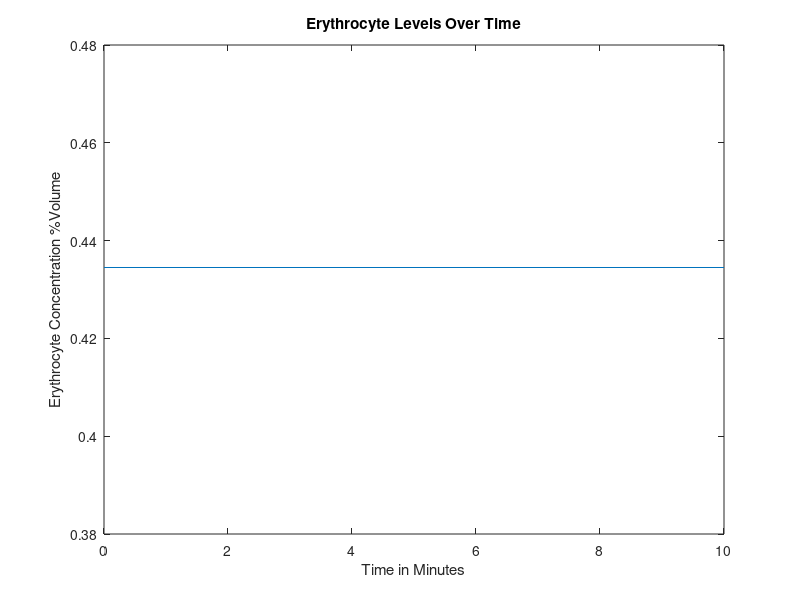
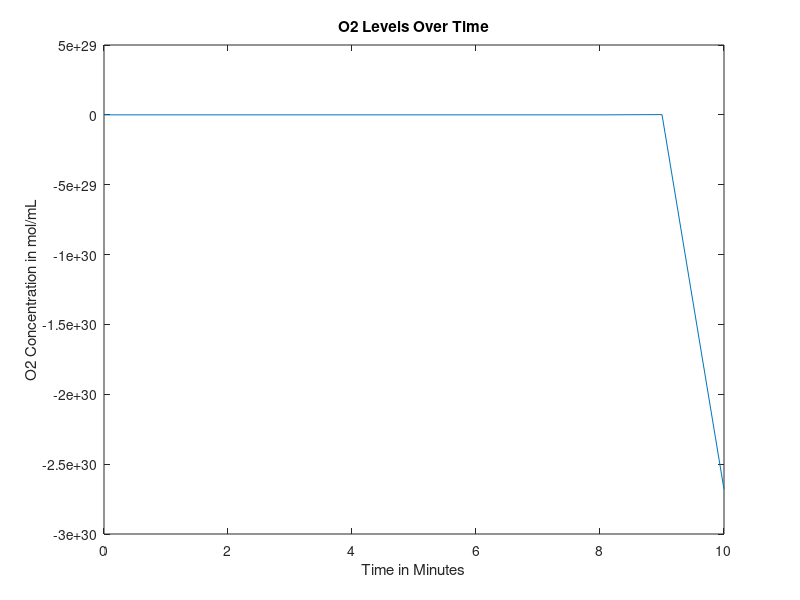
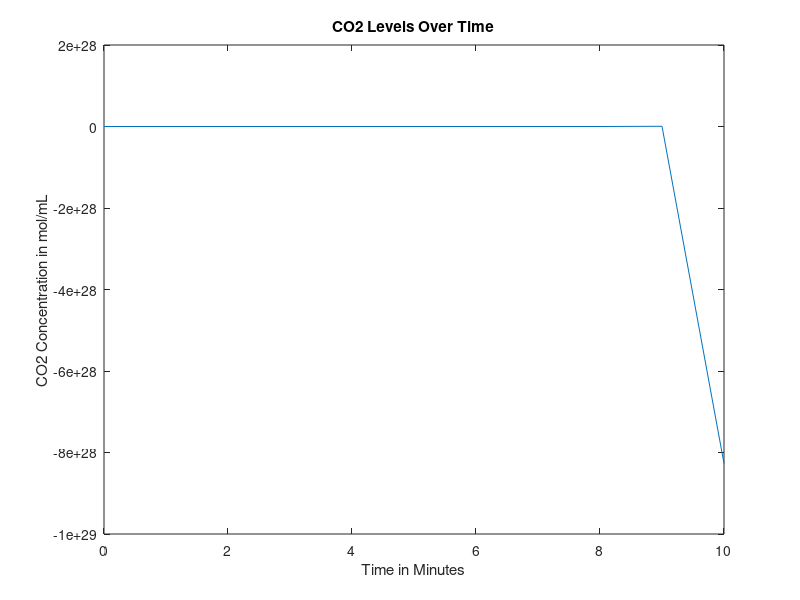
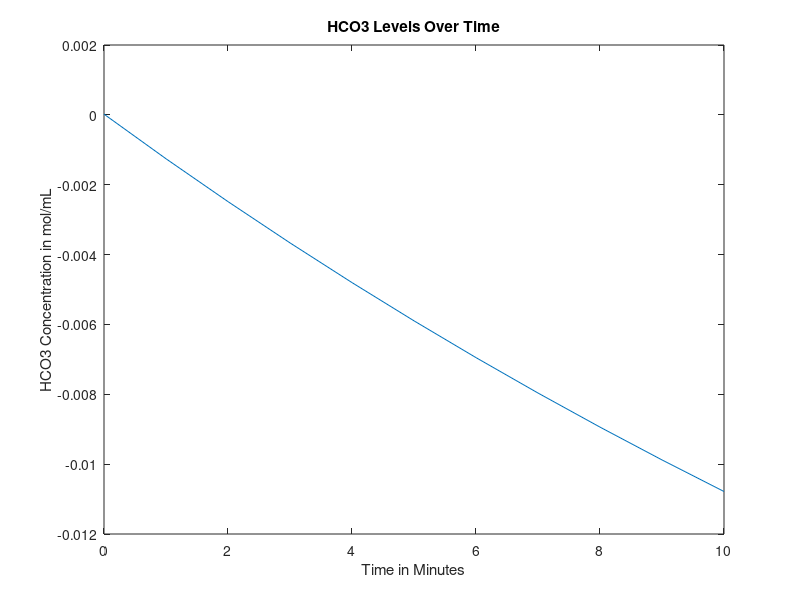

Reproduce these figures in MATLAB, in order.
function mainfunction()

age = 30; %Age in years
gender = 0; %Gender, 0=male, 1=female
mass = 70; %Weight in kg
anemia = 0; %Is the patient anemic? 1 if yes, 0 if no

RQ=0.825;%reaction quotients for the general body and 
RQheart=0.7;

    if (40>=age)&&(age>0) %if/else statement that sets heart rate based on age, in bpm
        heartrate = 60;  
    else
        heartrate=70;
    end

    
%Intake of various nutrients
carbs=130;
calciumintake=1000;
sodiumintake=500;

if gender==1
    ironintake=18;
else
    ironintake=8;
end

bloodweight=0.07*mass; %sets mass of blood in the body based on percentage composition of blood and bodyweight


SV=mass/10; %stroke volume, blood pumped out of heart per beat in mL

bloodflow0 = SV*heartrate; %blood flow out of heart per minute

% cvector = concentration vector, [cE, cNa, cCa, cIron, cGlucose, cO2,
% cCO2, cHCO3], where c = "concentration of", and the letters are our
% components


    if gender == 0 %if loop sets volume percentage of red blood cells based on gender
   cE = 0.4345;
    elseif gender == 1
   cE = 0.402;  
    end
 
%set concentration of O2 and CO2 in mol/mL at BTP in venous blood
cO2 = 0.00000569745;
cCO2 = 0.0000235;
%concentration of bicarbonate in venous blood, in mol/L
cHCO3 = 0.00002033;
%concnetartion of glucose in mol/mL
cGlucose = 0.0000055;
%Na concentration in mol/mL
cNa = 0.000137;
%Concentration of Ca in mol/mL
cCa = 0.00000118;
%Concentration of iron in mol/mL
cIron = 0.00012592;

cvector0 = [cE cO2 cCO2 cHCO3 cGlucose cNa cCa cIron]; %concentration in the blood, in moles? mL/mL of blood

cEtrack=[cvector0(1)];
cO2track=[cvector0(2)];
cCO2track=[cvector0(3)];
cHCO3track=[cvector0(4)];
cGlucosetrack=[cvector0(5)];
cNatrack=[cvector0(6)];
cCatrack=[cvector0(7)];
cIrontrack=[cvector0(8)];

for loop=1:10
%Run initial venous blood through the heart
[bloodflow, cvector] = lungs(bloodflow0, cvector0);
%Run blood from lungs to the heart
[bloodflow, cvector] = heart(bloodflow, cvector, mass);
%These three values are the blood flows that go from the heart to each
%organ





if (18<=age) && (age<50)
   LW=452+16.34*mass+11.85*age-166*gender;
else
   LW=1390+15.94*mass-12.86*age;
end

%Volumetric flow rate in and out of liver (mL/min)
%Vi=Vj=V=100mL/min per 100g liver
%Blood flow distribution will change during iron deficiency anemia but we
%don't have a function modeling this yet
V=LW;






BFbraini=0.15*bloodflow;
BFliveri=V;
BFotherbloodi=bloodflow-BFbraini-BFliveri;
%Process each of these three blood flows in their respective organs
[BFbrainj, cvectorbrainj] = brain(BFbraini, cvector, mass);
[BFliverj, cvectorliverj] = liver(BFliveri,cvector,gender,mass,LW);
[BFotherbloodj, cvectorotherbloodj] = otherblood(BFotherbloodi, cvector, carbs, calciumintake, sodiumintake, ironintake); 
%Redirect blood from liver to other blood and mix the two
Mvectorotherbloodj=(cvectorotherbloodj*BFotherbloodj)+(cvectorliverj*BFliverj);
%Add the blood flow from other blood and liver to get new blood volume
BFotherbloodj=BFotherbloodj+BFliverj;
%Do a weighted average to get a new cvector
cvectorotherbloodj=Mvectorotherbloodj/BFotherbloodj;
%Send 25% of the blood flow to the kidneys
BFkidneyi=0.25*(BFbrainj+BFotherbloodj);
%Subtract blood sent to kidneys from other blood 
BFotherbloodj=BFotherbloodj-BFkidneyi;
%Have the kidneys process the blood they receive
[BFkidneyj, cvectorkidneyj] = kidney(BFkidneyi, cvectorotherbloodj,RQ);
%Send blood processed in kidneys back to other blood, pool with brain, create Mvector
Mvectorotherblood=(BFotherbloodj*cvectorotherbloodj)+(BFkidneyj*cvectorkidneyj)+(BFbrainj*cvectorbrainj);
%Reset the bloodflow back into the lungs to the blood flow we just computed
bloodflow0=BFotherbloodj+BFkidneyj+BFbrainj;
%Recompute cvector0 by dividing Mvectorotherblood by bloodflow0
cvector0=Mvectorotherblood/bloodflow0;

cEtrack=[cEtrack cvector0(1)];
cO2track=[cO2track cvector0(2)];
cCO2track=[cCO2track cvector0(3)];
cHCO3track=[cHCO3track cvector0(4)];
cGlucosetrack=[cGlucosetrack cvector0(5)];
cNatrack=[cNatrack cvector0(6)];
cCatrack=[cCatrack cvector0(7)];
cIrontrack=[cIrontrack cvector0(8)];

end

figure
plot(0:loop(end),cEtrack)
title('Erythrocyte Levels Over Time')
xlabel('Time in Minutes')
ylabel('Erythrocyte Concentration %Volume')

figure 
plot(0:loop(end),cO2track)
title('O2 Levels Over Time')
xlabel('Time in Minutes')
ylabel('O2 Concentration in mol/mL')

figure 
plot(0:loop(end),cCO2track)
title('CO2 Levels Over Time')
xlabel('Time in Minutes')
ylabel('CO2 Concentration in mol/mL')

figure 
plot(0:loop(end),cHCO3track)
title('HCO3 Levels Over Time')
xlabel('Time in Minutes')
ylabel('HCO3 Concentration in mol/mL')

figure 
plot(0:loop(end),cGlucosetrack)
title('Glucose Levels Over Time')
xlabel('Time in Minutes')
ylabel('Glucose Concentration in mol/mL')

figure
plot(0:loop(end),cNatrack)
title('Na Levels Over Time')
xlabel('Time in Minutes')
ylabel('Na Concentration in mol/mL')

figure
plot(0:loop(end),cCatrack)
title('Ca Levels Over Time')
xlabel('Time in Minutes')
ylabel('Ca Concentration in mol/mL')

figure
plot(0:loop(end),cIrontrack)
title('Iron Levels Over Time')
xlabel('Time in Minutes')
ylabel('Iron Concentration in mol/mL')





end




function [bloodout, Cout] = lungs(vblood, Cvector)
    % This function finds the output terms for each component coming out of
    % the lungs.
    % Input: W = weight;
    %        Cvector - vector containing initial concentrations of each component
    %        entering heart
    % Output: Cout - vector containing final concentrations of each
    %         component leaving heart
    
    % Finding volumetric flow rate of blood (volumetric flow rate of blood
    % in = out)
%     mblood = 0.07*W; %in kg
%     pblood = 1.06; %in kg/L %this value is dependent on other factors - can we use it? should we use 1?
%     vblood = mblood/pblood; %in L/min
    
    Cout = [];
    % Finding volumetric flow rate out of oxygen
    CiO2 = 0.05; %5mL/100mL %this should be dependent on hemoglobin - find more on this later
    vO2i = vblood*(Cvector(2)+CiO2); %O2 in, L/min
    vO2cons = 0.0053; %O2 consumed (should depend on hemoglobin, other things), L/min
    vO2j = vO2i - vO2cons; %O2 out, L/min
    Cout(2) = vO2j/vblood;
    
    % Finding volumetric flow rate out of carbon dioxide
    vCO2i = vblood*Cvector(3);
    vCO2cons = vblood*(2/1000000);
    %CjCO2 = 0.48; %48 mL/100 mL, should be dependent on hemoglobin, oxygen, things like that
    vCO2j = vCO2i - vCO2cons; %CO2 out, L/min
    Cout(3) = vCO2j/vblood;
    
    % Finding volumetric flow rate out of bicarbonate
    rHCO3CO2 = Cvector(4)/Cvector(3); %ratio of bicarbonate to carbon dioxide in blood leaving lungs
    vHCO3j = rHCO3CO2*vCO2j; %HCO3 out, L/min
    Cout(4) = vHCO3j/vblood;
    
    % Finding volumetric flow rate out of calcium
    Cout(7) = Cvector(7); %calcium out, L/min
    
    % Finding volumetric flow rate out of iron
     Cerythrocytes = 0.45; %45 mL/100 mL, this concentration changes depending on hemoglobin, but we need...
%                           %to figure out this relationship
     Chemoglobin = 0.335; %g/mL, this concentration also changes, but maybe only depending on demographics
%                          %and anemia
     Mhemoglobin = 65000; %g/mol
%     MFe = 55.845; %g/mol
%     CFe = (MFe*Chemoglobin*Cerythrocytes)/Mhemoglobin;
%     vFej = vblood*CFe; %iron out, L/min

    Cout(8) = Cvector(8); %iron concentration doesn't change in lungs?
    % Finding volumetric flow rate out of sodium
    Cout(6) = Cvector(6); %sodium out, L/min
    
    % Finding volumetric flow rate out of erythrocytes
    %vErythrocytesj = vblood*Cerythrocytes; %erythrocytes out, L/min, once again this concentration changes
    Cout(1) = Cvector(1);
    
    % Finding volumetric flow rate out of glucose
    Chemoglobinblood = Chemoglobin*Cerythrocytes; %concentration of hemoglobin in blood, g/mL
    Chemoglobinbloodmol = Chemoglobinblood/Mhemoglobin; %concentration of hemoglobin in blood, mol/mL
    CO2bloodmol = 4*Chemoglobinbloodmol; %concentration of oxygen in blood dependent on this value of...
                                         %hemoglobin, mol/mL
    nO2cons = CO2bloodmol*vblood*1000; %molar flow rate of oxygen consumed, mol/min - can we somehow...
                                       %convert this into mL/min to get a
                                       %more accurate value of oxygen
                                       %consumed in the oxygen accounting
                                       %equation?
    nglucosecons = 6*nO2cons; %molar flow rate of glucose consumed, mol/min
    Mglucose = 180.18; %g/mol
    mglucosecons = nglucosecons*Mglucose; %g/min
    pglucose = 1560; %g/L, is this what other people are using?
    vglucosecons = mglucosecons/pglucose; %L/min
    vGlucosei = Cvector(5)*vblood;
    vGlucosej = vGlucosei - vglucosecons; %volumetric flow rate of glucose out, L/min
    Cout(5) = vGlucosej/vblood;
    bloodout = vblood;
end
    
    %*thoughts I had while coding that we should consider: putting in
    %checks to make sure outflows that go directly to the next organ are
    %the same as those inflows - if they're not the same, find the problem
    %and/or change it to be the same
    % make sure everyone codes volumetric flow rate of blood and density of
    % blood in the same way





function [bloodflowj, cvectorj] = brain(bloodflowi, cvectori, mass)
%Blood volume conserved
bloodflowj=bloodflowi;

brainmass=0.02*mass*1000; %gives brain mass in grams as 2% body mass
Mvector=bloodflowi*cvectori;
%Create a null vector for cvectorj
cvectorj=zeros(1,8);
%Sets inflows equal to outflows for erythrocytes, Na, Ca, Iron
cvectorj(1)=cvectori(1);
cvectorj(6)=cvectori(6);
cvectorj(7)=cvectori(7);
cvectorj(8)=cvectori(8);

%Consume oxygen at 3.5 mL (in moles) per gram per minute
MO2j=Mvector(2)-0.0001375246*brainmass;
%Consume glucose at a rate of 120g/day
MGlucosej=Mvector(5)-(0.6660746/86400);%moles of glucose in - glucose requirements per day in moles/minutes in the day
%Calculate CO2 produced based on glucose consumed via respiration equation
MCO2j=Mvector(3)+6*(0.6660746/86400);
%Calculate HCO3 made when the CO2 is produced
rHCO3CO2=19.3/21.5; %ratio of bicarbonate to carbon dioxide in blood leaving lungs
HCO3j=Mvector(4)+rHCO3CO2*6*(0.6660746/86400);

%Calculate values above as concentrations and add them to cvectorj
cvectorj(2)=MO2j/bloodflowj;
cvectorj(5)=MGlucosej/bloodflowj;
cvectorj(3)=MCO2j/bloodflowj;
cvectorj(4)=HCO3j/bloodflowj;

end






%I don't know about modeling different conditions based on flow at a
%certain time, would it be better if we used t (for time, i.e. what step we
%are at)
%Also if carbon dioxide concentration changes, then I am pretty sure
%bicarbonate concentration will also change (by how much I'm not sure, I'm
%tired)
function [outflow, Cout] = heart(flow,Cvector,weight)
    % This function finds the output terms for each component coming out of
    % the heart.
    % Input: Cvector - vector containing initial concentrations of each component
    %        entering heart
    %        Flow - number that represents volumetric? flow of first inlet
    %        stream from lungs to heart
    % Output: Cout - vector containing final concentrations of each
    %         component leaving heart
    
    %how do I account for total blood/blood flow
    %so the Heart has multiple flows to it, but the heart will actually consume only once -- the first time because we are assuming that everything is happening in one heartbeat? 
Cout = [];
    %if flow == Flow1LungsToHeart
    
        % components that don't change:
        
        % Finding concentration out of glucose
Cout(5)=Cvector(5);
% Finding concentration out of erythrocytes
Cout(1)=Cvector(1);
% Finding concentration out of sodium
Cout(6)=Cvector(6);
% Finding concentration out of iron
Cout(8)=Cvector(8);
% Finding concentration out of calcium
Cout(7)=Cvector(7);
% Finding concentration out of bicarbonate, however I think
% bicarbonate will change because the concentration of carbon
% dioxide changes
Cout(4)=Cvector(4);

heartmass = weight*.003;
O2cons = 32.5/(heartmass/300); %mL/min
%vblood = (.07*weight)/1.06; %L/min, if the total volumetric blood flow leaving the lungs is the same as volumetric blood flow entering the heart
Cout(2) = Cvector(2)*flow - O2cons/1000;
CO2gen = .7*O2cons; %using respiratory quotient in the heart
Cout(3) = Cvector(3)*flow + CO2gen/1000;

    %components that do change
    % Finding volumetric flow rate out of oxygen
    % Finding volumetric flow rate out of carbon dioxide
    %heartRQ=0.7; %we are assuming that heart muscle cell metabolism comes soley from lipids
    %heartRQ=CO2produced/O2consumed;
    % O2 consumption: 30 - 35 mL/min per 300 g
    %based off of RQ find the CO2produced
    %vO2j=vO2-O2consumed but do units match
    %vCO2j=vCO2 + CO2produced
       
%     else 
%         % no components will change?
%         %Concentration2HeartToOther
%         %Concentration2HeartToBrain
%         %Concentration2HeartToLiver
%         %Concentration3BrainToHeart
%         %Concentration4LiverToHeart
%         %Concentration7OtherToHeart
%         %Concentration8HeartToLungs
%         
%         Cout(5)=Cvector(5);
%         Cout(1)=Cvector(1);
%         Cout(6)=Cvector(6);
%         Cout(8)=Cvector(8);
%         Cout(7)=Cvector(7);
%         Cout(4)=Cvector(4);
%         Cout(3)=Cvector(3);
%         Cout(2)=Cvector(2);
%     end
outflow = flow;
end







function [bloodflowj, cvectorout]=liver(V,cvectori,G,mass,LW)
%This function will deliver output volumetric flow rates for the concentration of
%the 8 components (mol/mLmin) out of the liver
%Input: G=Gender (1 if female, 0 if male)
%W=weight of person (kg); A=age of person (years)
%cvector=[cE,cO2,cCO2,cHCO3,cGlucose,cNa,cCa,cFe)
%Outputs are all in concentration flow rates (mol/mLmin) out

%Initializes cvectorout
cvectorout=[0,0,0,0,0,0,0,0];

%Wet weight of liver (g) due to person's demographics
%LW=Liver weight (g)
%make this into a seperate function if can although i really believe liver
%needs demographic info in



%Calculates concentration flow rate of red blood cells out 
%p=blood density in amount per mL
%Vbody=Volume of body in mL. Calculating assuming 7% of total body weight
%is blood, then divided by density of blood to find volume of blood
%RBCj=raw numerical flow rate of red blood cells out/min
%RBCi=raw numerical flow rate of RBC in/min
%nRBCj=molar flow rate of RBC out/min
%RBCcons=consumption rate of RBC/min 
%No generation of RBC in liver
if G==1
    p=1.2e10; %number of red blood cells per mL of PURE red blood cells
else
    p=1.2e10;
end
    %Calculate volume of the body
    Vbody=0.07*mass*1000/1.056;
    %Calculate the number of RBCs entering liver based on concentration,
    %flow rate, and pure RBC density
    RBCi=p*V*cvectori(1);
    %Consume some based on body size
    RBCcons=5.55555e-6*cvectori(1)*Vbody;%this had vickis original p here, confirm
    %Find pure volume of RBCs we now have based on number and density 
    VRBCj=(RBCi-RBCcons)/p;
    %Calculate volume of plasma that entered
    Vplasma=V*(1-cvectori(1));
    %Calculate new concentrations based on volumeRBCs/total volume
    cvectorout(1)=VRBCj/(VRBCj+Vplasma);
    %Bloodflow out = blood cells out + plasma volume
    bloodflowj=Vplasma+VRBCj;

%Calculates concentration flow rate of O2 out 
%No generation of O2
%nO2i=molar flow rate of O2/min in
%nO2j=molar flow rate of O2/min out
%nO2cons=molar consumption rate of O2/min
nO2i=0.0006286842*LW/100;
nO2cons=0.0002389*LW/100;
nO2j=nO2i-nO2cons;
cvectorout(2)=nO2j/V;

%Calculates concentration flow rate of CO2 out
%nCO2i=molar flow rate of CO2/min in
%nCO2j=molar flow rate of CO2/min out
%nCO2gen=molar flow rate of CO2/min generated
%RQ=Respiratory Quotient=mol CO2 produced/mol O2 consumed
RQ=0.825;
nCO2gen=RQ*nO2cons;
nCO2i=cvectori(3)*V;
nCO2j=nCO2i+nCO2gen;
cvectorout(3)=nCO2j/V;

%Calculates the required intake of protein in grams/min given a
%person's demographic information
%dprotein=daily protein intake in g/day
%protein=protein intake in g/min
dprotein=0.8*mass;
protein=dprotein/1440;

%Calculates the concentration flow rate of Bicarbonate out 
%Assume no generation of bicarbonate
%%Also liver just takes in bicarbonate from the heart and stomach
%1mole bicarbonate ions consumed by liver per 100g protein/day=0.06944g/min
nHCO3i=cvectori(4)*V;
nHCO3j=nHCO3i-protein/0.06944;
cvectorout(4)=nHCO3j/V;

%Calculates the concentration flow rate of Na2+ out 
%Assume no generation of Na2+, only in, out, and consumption
%nNai=molar flow rate of sodium in 
%nNacons=molar flow rate of sodium consumed given that 10% of bile salts
%are consumed, approx 600mL are produced per day, and there are 135mM Na+
%ions in bile.
%nNaj=molar flow rate of sodium out
nNacons=9.375e-9;
nNai=cvectori(6)*V;
nNaj=nNai-nNacons;
cvectorout(6)=nNaj/V;

%Calculates the concentration flow rate of Ca2+ out
%Assume no generation nor consumption.
%cCai=concentration flow rate of Ca2+ in mol/Lmin in
%cCaj=concentration flow rate of Ca2+ in mol/Lmin out
cvectorout(7)=cvectori(7);
%Calculates the concentration flow rate of Fe out
%Assume no generation since

%Still need to do Iron and Glucose in Liver
%Placeholder that sets in=out
cvectorout(5)=cvectori(5);
cvectorout(8)=cvectori(8);
end


function [bloodflowj, cvectorj] = kidney(bloodflowi, cvectori, RQ)
T=86400;%Multiplier that scales up the time period of interest to one day (required for glucose equation)
Kidneymass=300; %mass of the kidneys combined in grams

%Initialize all intakes
Mvector=bloodflowi*cvectori;
bloodflowj=bloodflowi;

%Consume relevant compounds to create outlet values

MEj=Mvector(1);
MIronj=Mvector(8);

MO2j=0.85*Mvector(2);
MNaj=(Mvector(6)-(Kidneymass/100)*((10*(25450*(Mvector(2)-MO2j)))-5))/1000;
MCaj=0.98*Mvector(7);
MGlucosej=Mvector(5)-(Mvector(5)*(0.226/((Mvector(5))*T)));
MCO2j=Mvector(3)+((Mvector(2)-MO2j)*RQ);
MHCO3j=Mvector(4)-0.15*(Mvector(4))+(.004/T);

%Recompute all concentrations using original mass of blood and new values

cIronj=MIronj/bloodflowj;
cNaj=MNaj/bloodflowj;
cO2j=MO2j/bloodflowj;
cCO2j=MCO2j/bloodflowj;
cEj=MEj/bloodflowj;
cGlucosej=MGlucosej/bloodflowj;
cHCO3j=MHCO3j/bloodflowj;
cCaj=MCaj/bloodflowj;

cvectorj=[cEj cO2j cCO2j cHCO3j cGlucosej cNaj cCaj cIronj];

end

function [outflow, Cout] = otherblood(flow, Cin, carbs, calciumintake, sodiumintake, ironintake)
Cout = [];
Cout(1) = Cin(1);
Cout(2) = Cin(2);
Cout(3) = Cin(3);
Cout(4) = Cin(4);
Cout(5) = (flow*Cin(5) + (.8*carbs)/180.156)/flow; %130g of carbs, 80 percent is directly translated to glucose, 20% is fructose and galactose which goes to the liver and may be converted to glucose at a later stage so another term is incoming
Cout(6) = (flow*Cin(6) + (sodiumintake/(1000*22.99)))/flow; %500 mg of sodium needed for vital functions so start with sodium intake being 500 mg
Cout(7) = (flow*Cin(7) + (calciumintake*.26)/(1000*40.08))/flow; %calcium intake should be around 1000 mg
Cout(8) = (flow*Cin(8) + (ironintake*.18)/(1000*55.845))/flow;%iron intake will be approximately 8 mg for males and 18 mg for females
outflow = flow;
end

